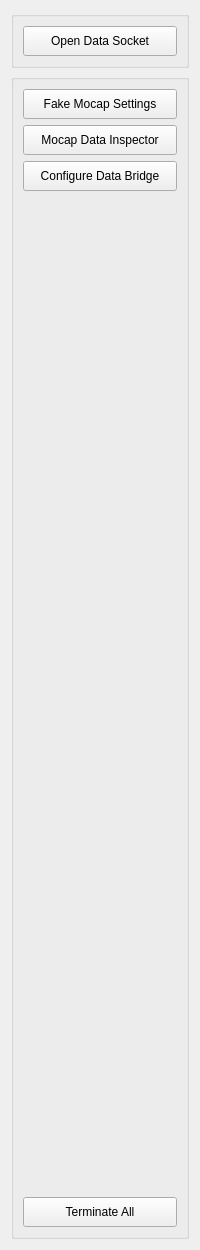
     <widget class="QWidget" name="page_4">
      <layout class="QVBoxLayout" name="verticalLayout_6">
       <item>
        <widget class="QGroupBox" name="groupBox_not_active">
         <property name="sizePolicy">
          <sizepolicy hsizetype="Preferred" vsizetype="Preferred">
           <horstretch>0</horstretch>
           <verstretch>0</verstretch>
          </sizepolicy>
         </property>
         <property name="minimumSize">
          <size>
           <width>150</width>
           <height>0</height>
          </size>
         </property>
         <property name="title">
          <string/>
         </property>
         <layout class="QVBoxLayout" name="verticalLayout">
          <item>
           <widget class="QPushButton" name="btn_open_data_socket">
            <property name="sizePolicy">
             <sizepolicy hsizetype="Minimum" vsizetype="Fixed">
              <horstretch>0</horstretch>
              <verstretch>0</verstretch>
             </sizepolicy>
            </property>
            <property name="minimumSize">
             <size>
              <width>0</width>
              <height>30</height>
             </size>
            </property>
            <property name="toolTip">
             <string>Start listening for mocap data on the configured local port</string>
            </property>
            <property name="text">
             <string>Open Data Socket</string>
            </property>
           </widget>
          </item>
         </layout>
        </widget>
       </item>
       <item>
        <widget class="QGroupBox" name="groupBox_active">
         <property name="enabled">
          <bool>true</bool>
         </property>
         <property name="minimumSize">
          <size>
           <width>150</width>
           <height>120</height>
          </size>
         </property>
         <property name="title">
          <string/>
         </property>
         <layout class="QVBoxLayout" name="verticalLayout_2">
          <item>
           <widget class="QPushButton" name="btn_fake_mocap">
            <property name="sizePolicy">
             <sizepolicy hsizetype="Minimum" vsizetype="Fixed">
              <horstretch>0</horstretch>
              <verstretch>0</verstretch>
             </sizepolicy>
            </property>
            <property name="minimumSize">
             <size>
              <width>0</width>
              <height>30</height>
             </size>
            </property>
            <property name="toolTip">
             <string>Configure synthetic mocap data source</string>
            </property>
            <property name="text">
             <string>Fake Mocap Settings</string>
            </property>
           </widget>
          </item>
          <item>
           <widget class="QPushButton" name="btn_mocap_data_inspector">
            <property name="sizePolicy">
             <sizepolicy hsizetype="Minimum" vsizetype="Fixed">
              <horstretch>0</horstretch>
              <verstretch>0</verstretch>
             </sizepolicy>
            </property>
            <property name="minimumSize">
             <size>
              <width>0</width>
              <height>30</height>
             </size>
            </property>
            <property name="toolTip">
             <string>Open the tree view with live mocap signals</string>
            </property>
            <property name="text">
             <string>Mocap Data Inspector</string>
            </property>
           </widget>
          </item>
          <item>
           <widget class="QPushButton" name="btn_configure_data_bridge">
            <property name="sizePolicy">
             <sizepolicy hsizetype="Minimum" vsizetype="Fixed">
              <horstretch>0</horstretch>
              <verstretch>0</verstretch>
             </sizepolicy>
            </property>
            <property name="minimumSize">
             <size>
              <width>0</width>
              <height>30</height>
             </size>
            </property>
            <property name="toolTip">
             <string>Setup forwarding of mocap data to external consumers</string>
            </property>
            <property name="text">
             <string>Configure Data Bridge</string>
            </property>
           </widget>
          </item>
          <item>
           <spacer name="verticalSpacer">
            <property name="sizeHint" stdset="0">
             <size>
              <width>20</width>
              <height>1000</height>
             </size>
            </property>
           </spacer>
          </item>
          <item>
           <widget class="QPushButton" name="btn_terminate_all">
            <property name="enabled">
             <bool>true</bool>
            </property>
            <property name="sizePolicy">
             <sizepolicy hsizetype="Minimum" vsizetype="Fixed">
              <horstretch>0</horstretch>
              <verstretch>0</verstretch>
             </sizepolicy>
            </property>
            <property name="minimumSize">
             <size>
              <width>0</width>
              <height>30</height>
             </size>
            </property>
            <property name="toolTip">
             <string>Stop sockets and background tasks related to mocap</string>
            </property>
            <property name="text">
             <string>Terminate All</string>
            </property>
           </widget>
          </item>
         </layout>
        </widget>
       </item>
      </layout>
     </widget>
